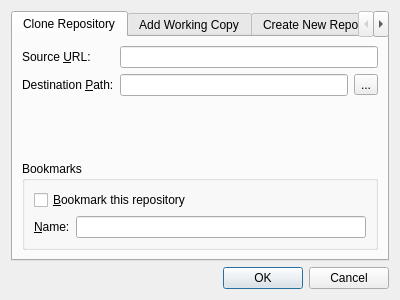
<?xml version="1.0" encoding="UTF-8"?>
<ui version="4.0">
 <class>QNewRepositoryDialog</class>
 <widget class="QDialog" name="QNewRepositoryDialog">
  <property name="geometry">
   <rect>
    <x>0</x>
    <y>0</y>
    <width>400</width>
    <height>300</height>
   </rect>
  </property>
  <property name="windowTitle">
   <string>Clone / Add / Create Repository</string>
  </property>
  <layout class="QVBoxLayout" name="verticalLayout">
   <item>
    <widget class="QTabWidget" name="tabWidget">
     <property name="currentIndex">
      <number>0</number>
     </property>
     <widget class="QWidget" name="tabCloneRepository">
      <attribute name="title">
       <string>Clone Repository</string>
      </attribute>
      <layout class="QGridLayout" name="gridLayout">
       <item row="3" column="0" colspan="3">
        <widget class="QGroupBox" name="groupBoxCloneRepository">
         <property name="title">
          <string>Bookmarks</string>
         </property>
         <layout class="QGridLayout" name="gridLayout_2">
          <item row="0" column="0" colspan="2">
           <widget class="QCheckBox" name="checkBoxCloneRepositoryBookmark">
            <property name="text">
             <string>&amp;Bookmark this repository</string>
            </property>
           </widget>
          </item>
          <item row="1" column="0">
           <widget class="QLabel" name="labelCloneRepositoryBookmark">
            <property name="text">
             <string>&amp;Name:</string>
            </property>
            <property name="buddy">
             <cstring>lineEditCloneRepositoryBookmark</cstring>
            </property>
           </widget>
          </item>
          <item row="1" column="1">
           <widget class="QLineEdit" name="lineEditCloneRepositoryBookmark"/>
          </item>
         </layout>
        </widget>
       </item>
       <item row="0" column="0">
        <widget class="QLabel" name="labelCloneRepositorySourceURL">
         <property name="text">
          <string>Source &amp;URL:</string>
         </property>
         <property name="buddy">
          <cstring>lineEditCloneRepositorySourceURL</cstring>
         </property>
        </widget>
       </item>
       <item row="1" column="0">
        <widget class="QLabel" name="labelCloneRepositoryDestinationPath">
         <property name="text">
          <string>Destination &amp;Path:</string>
         </property>
         <property name="buddy">
          <cstring>lineEditCloneRepositoryDestinationPath</cstring>
         </property>
        </widget>
       </item>
       <item row="1" column="1">
        <widget class="QLineEdit" name="lineEditCloneRepositoryDestinationPath"/>
       </item>
       <item row="1" column="2">
        <widget class="QToolButton" name="toolButtonCloneRepositoryBrowse">
         <property name="text">
          <string>...</string>
         </property>
        </widget>
       </item>
       <item row="0" column="1" colspan="2">
        <widget class="QLineEdit" name="lineEditCloneRepositorySourceURL"/>
       </item>
       <item row="2" column="0" colspan="3">
        <spacer name="verticalSpacerCloneRepository">
         <property name="orientation">
          <enum>Qt::Vertical</enum>
         </property>
         <property name="sizeHint" stdset="0">
          <size>
           <width>20</width>
           <height>40</height>
          </size>
         </property>
        </spacer>
       </item>
      </layout>
     </widget>
     <widget class="QWidget" name="tabAddWorkingCopy">
      <attribute name="title">
       <string>Add Working Copy</string>
      </attribute>
      <layout class="QGridLayout" name="gridLayout_4">
       <item row="0" column="0">
        <widget class="QLabel" name="labelAddWorkingCopyPath">
         <property name="text">
          <string>Working Copy &amp;Path:</string>
         </property>
         <property name="buddy">
          <cstring>lineEditCloneRepositoryDestinationPath</cstring>
         </property>
        </widget>
       </item>
       <item row="0" column="1">
        <widget class="QLineEdit" name="lineEditAddWorkingCopyPath"/>
       </item>
       <item row="0" column="2">
        <widget class="QToolButton" name="toolButtonAddWorkingCopyBrowse">
         <property name="text">
          <string>...</string>
         </property>
        </widget>
       </item>
       <item row="2" column="0" colspan="3">
        <widget class="QGroupBox" name="groupBoxAddWorkingCopy">
         <property name="title">
          <string>Bookmarks</string>
         </property>
         <layout class="QGridLayout" name="gridLayout_3">
          <item row="0" column="0" colspan="2">
           <widget class="QCheckBox" name="checkBoxAddWorkingCopyBookmark">
            <property name="text">
             <string>&amp;Bookmark this repository</string>
            </property>
           </widget>
          </item>
          <item row="1" column="0">
           <widget class="QLabel" name="labelAddWorkingCopyBookmark">
            <property name="text">
             <string>&amp;Name:</string>
            </property>
            <property name="buddy">
             <cstring>lineEditCloneRepositoryBookmark</cstring>
            </property>
           </widget>
          </item>
          <item row="1" column="1">
           <widget class="QLineEdit" name="lineEditAddWorkingCopyBookmark"/>
          </item>
         </layout>
        </widget>
       </item>
       <item row="1" column="0" colspan="3">
        <spacer name="verticalSpacerAddWorkingCopy">
         <property name="orientation">
          <enum>Qt::Vertical</enum>
         </property>
         <property name="sizeHint" stdset="0">
          <size>
           <width>355</width>
           <height>98</height>
          </size>
         </property>
        </spacer>
       </item>
      </layout>
     </widget>
     <widget class="QWidget" name="tabCreateNewRepository">
      <attribute name="title">
       <string>Create New Repository</string>
      </attribute>
      <layout class="QGridLayout" name="gridLayout_6">
       <item row="0" column="0">
        <widget class="QLabel" name="labelCreateNewRepositoryPath">
         <property name="text">
          <string>Destination &amp;Path:</string>
         </property>
         <property name="buddy">
          <cstring>lineEditCloneRepositoryDestinationPath</cstring>
         </property>
        </widget>
       </item>
       <item row="0" column="1">
        <widget class="QLineEdit" name="lineEditCreateNewRepositoryPath"/>
       </item>
       <item row="0" column="2">
        <widget class="QToolButton" name="toolButtonCreateNewRepositoryBrowse">
         <property name="text">
          <string>...</string>
         </property>
        </widget>
       </item>
       <item row="1" column="0" colspan="3">
        <spacer name="verticalSpacerCreateNewRepository">
         <property name="orientation">
          <enum>Qt::Vertical</enum>
         </property>
         <property name="sizeHint" stdset="0">
          <size>
           <width>355</width>
           <height>98</height>
          </size>
         </property>
        </spacer>
       </item>
       <item row="2" column="0" colspan="3">
        <widget class="QGroupBox" name="groupBoxCreateNewRepository">
         <property name="title">
          <string>Bookmarks</string>
         </property>
         <layout class="QGridLayout" name="gridLayout_5">
          <item row="0" column="0" colspan="2">
           <widget class="QCheckBox" name="checkBoxCreateNewRepositoryBookmark">
            <property name="text">
             <string>&amp;Bookmark this repository</string>
            </property>
           </widget>
          </item>
          <item row="1" column="0">
           <widget class="QLabel" name="labelCreateNewRepositoryBookmark">
            <property name="text">
             <string>&amp;Name:</string>
            </property>
            <property name="buddy">
             <cstring>lineEditCloneRepositoryBookmark</cstring>
            </property>
           </widget>
          </item>
          <item row="1" column="1">
           <widget class="QLineEdit" name="lineEditCreateNewRepositoryBookmark"/>
          </item>
         </layout>
        </widget>
       </item>
      </layout>
     </widget>
    </widget>
   </item>
   <item>
    <widget class="QDialogButtonBox" name="buttonBox">
     <property name="orientation">
      <enum>Qt::Horizontal</enum>
     </property>
     <property name="standardButtons">
      <set>QDialogButtonBox::Cancel|QDialogButtonBox::Ok</set>
     </property>
    </widget>
   </item>
  </layout>
 </widget>
 <tabstops>
  <tabstop>tabWidget</tabstop>
  <tabstop>lineEditCloneRepositorySourceURL</tabstop>
  <tabstop>lineEditCloneRepositoryDestinationPath</tabstop>
  <tabstop>toolButtonCloneRepositoryBrowse</tabstop>
  <tabstop>checkBoxCloneRepositoryBookmark</tabstop>
  <tabstop>lineEditCloneRepositoryBookmark</tabstop>
 </tabstops>
 <resources/>
 <connections>
  <connection>
   <sender>buttonBox</sender>
   <signal>accepted()</signal>
   <receiver>QNewRepositoryDialog</receiver>
   <slot>accept()</slot>
   <hints>
    <hint type="sourcelabel">
     <x>227</x>
     <y>282</y>
    </hint>
    <hint type="destinationlabel">
     <x>157</x>
     <y>274</y>
    </hint>
   </hints>
  </connection>
  <connection>
   <sender>buttonBox</sender>
   <signal>rejected()</signal>
   <receiver>QNewRepositoryDialog</receiver>
   <slot>reject()</slot>
   <hints>
    <hint type="sourcelabel">
     <x>295</x>
     <y>288</y>
    </hint>
    <hint type="destinationlabel">
     <x>286</x>
     <y>274</y>
    </hint>
   </hints>
  </connection>
 </connections>
</ui>
